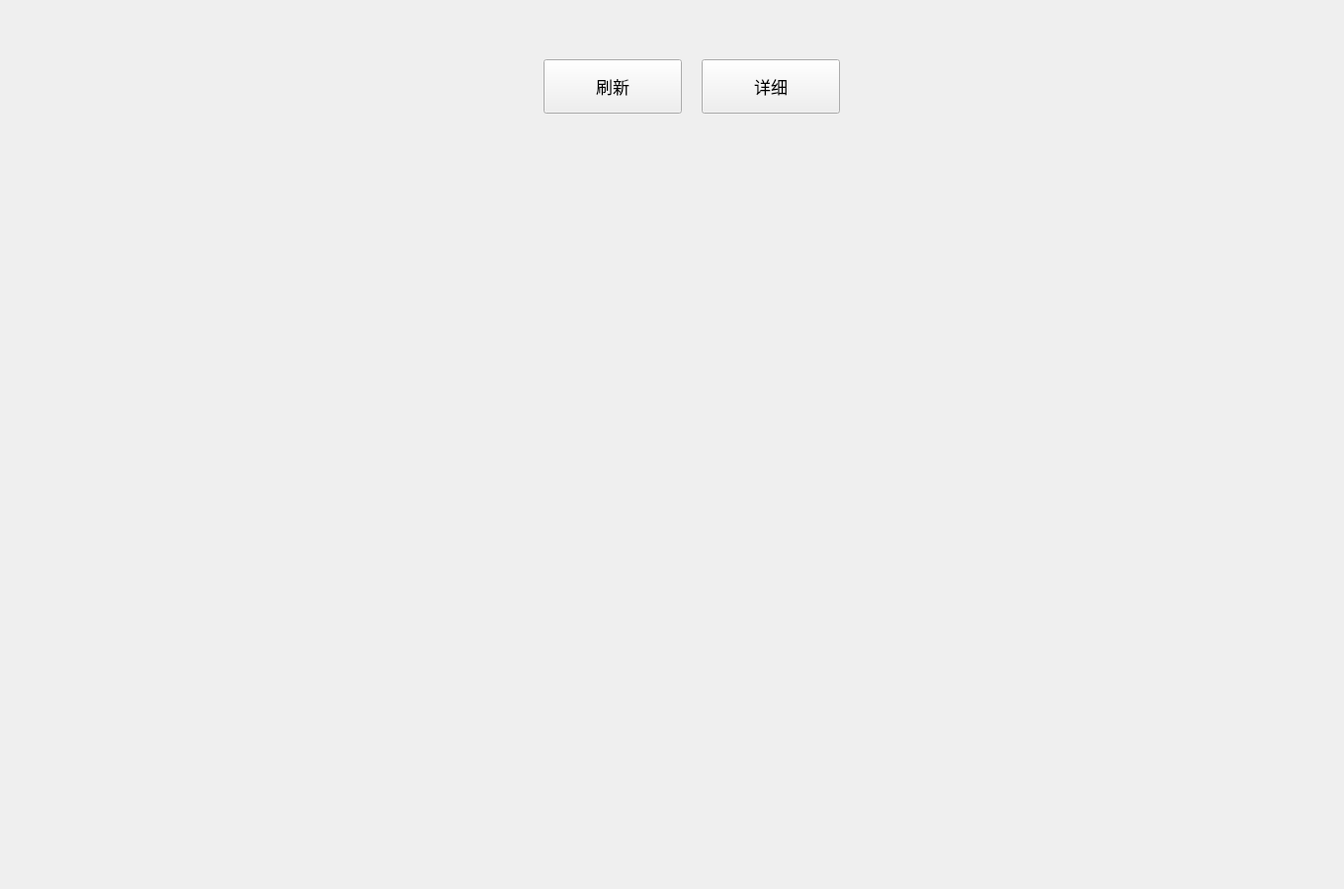
<?xml version="1.0" encoding="UTF-8"?>
<ui version="4.0">
 <class>AdminAttendanceQuery</class>
 <widget class="QWidget" name="AdminAttendanceQuery">
  <property name="geometry">
   <rect>
    <x>0</x>
    <y>0</y>
    <width>1360</width>
    <height>900</height>
   </rect>
  </property>
  <property name="windowTitle">
   <string>管理员和物业人员出勤查询</string>
  </property>
  <widget class="QPushButton" name="refreshButton">
   <property name="geometry">
    <rect>
     <x>550</x>
     <y>60</y>
     <width>140</width>
     <height>55</height>
    </rect>
   </property>
   <property name="font">
    <font>
     <pointsize>13</pointsize>
    </font>
   </property>
   <property name="text">
    <string>刷新</string>
   </property>
  </widget>
  <widget class="QPushButton" name="detailButton">
   <property name="geometry">
    <rect>
     <x>710</x>
     <y>60</y>
     <width>140</width>
     <height>55</height>
    </rect>
   </property>
   <property name="font">
    <font>
     <pointsize>13</pointsize>
    </font>
   </property>
   <property name="text">
    <string>详细</string>
   </property>
  </widget>
 </widget>
 <resources/>
 <connections/>
</ui>
